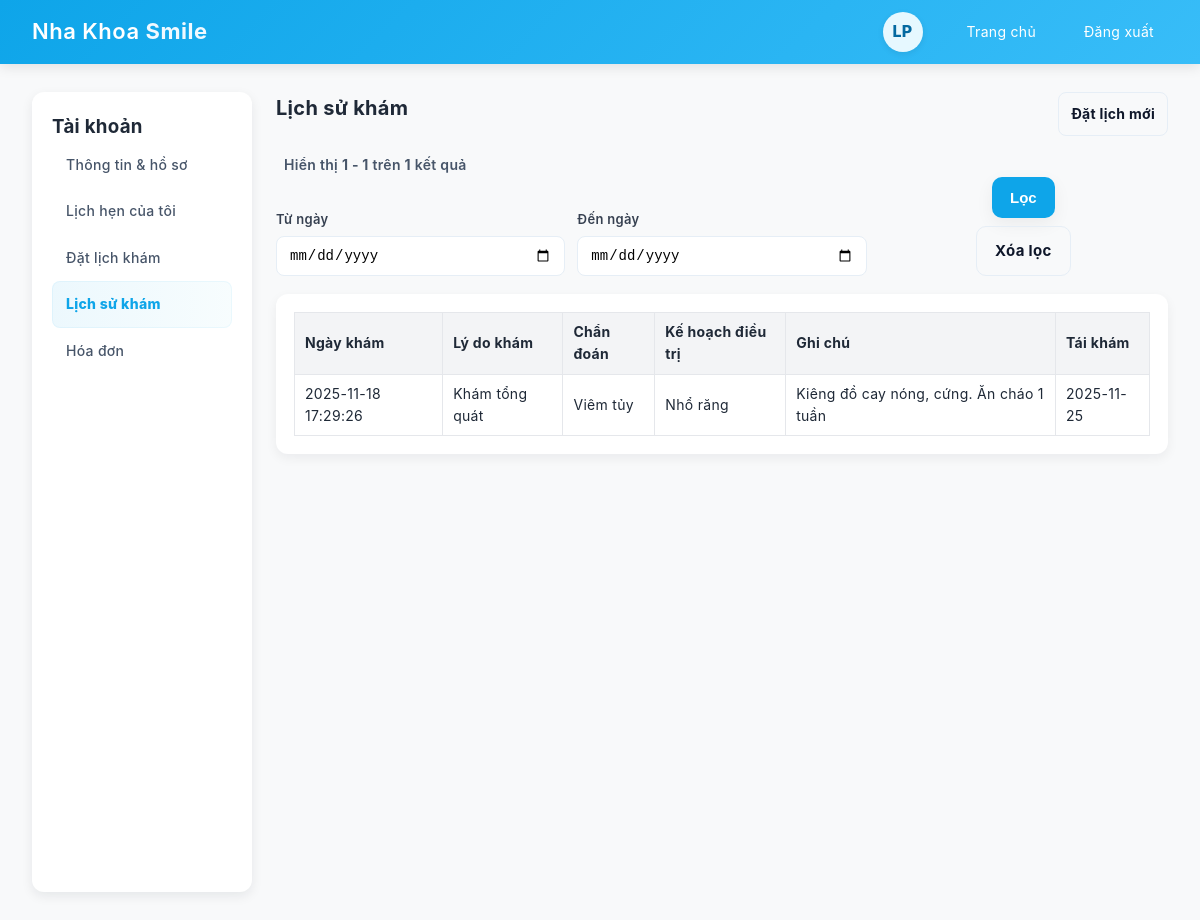
The app's page /index.php?controller=patient&action=history (signed in) with its own data.
### tables this page shows
CREATE TABLE `users` (
  `user_id` int(11) NOT NULL,
  `username` varchar(50) NOT NULL,
  `password_hash` varchar(255) NOT NULL,
  `full_name` varchar(100) NOT NULL,
  `phone` varchar(20) DEFAULT NULL,
  `email` varchar(100) DEFAULT NULL,
  `role` enum('admin','receptionist','doctor','patient') NOT NULL,
  `status` tinyint(1) NOT NULL DEFAULT 1,
  `created_at` datetime NOT NULL DEFAULT current_timestamp(),
  `updated_at` datetime DEFAULT NULL ON UPDATE current_timestamp()
);

CREATE TABLE `medical_records` (
  `record_id` int(11) NOT NULL,
  `appointment_id` int(11) NOT NULL,
  `patient_id` int(11) NOT NULL,
  `doctor_id` int(11) NOT NULL,
  `visit_date` datetime NOT NULL,
  `chief_complaint` varchar(255) DEFAULT NULL,
  `clinical_note` text DEFAULT NULL,
  `diagnosis` varchar(255) DEFAULT NULL,
  `treatment_plan` text DEFAULT NULL,
  `extra_note` text DEFAULT NULL,
  `suggested_next_visit` date DEFAULT NULL,
  `created_at` datetime NOT NULL DEFAULT current_timestamp(),
  `updated_at` datetime DEFAULT NULL ON UPDATE current_timestamp()
);

### controllers/PatientController.php (called while the page is built, shortened)
<?php
require_once __DIR__ . '/../models/User.php';
class PatientController
{
    public function history()
    {
        $userId  = $_SESSION['user_id'];
        $user    = User::findById($userId);
        $patient = Patient::findByUserId($userId);
        $patientId = $patient['patient_id'];
        $fromDate = $_GET['from_date'] ?? '';
        $toDate   = $_GET['to_date'] ?? '';
        $page     = isset($_GET['page']) ? max(1, (int)$_GET['page']) : 1;
        $pageSize = 10;
        $pdo = getPDO();
        $where  = "patient_id = :pid";
        $params = ['pid' => $patientId];
        $sqlCount = "SELECT COUNT(*) FROM medical_records WHERE $where";
        $stmt = $pdo->prepare($sqlCount);
        foreach ($params as $k => $v) {
            $stmt->bindValue(':' . $k, $v);
        }
        $stmt->execute();
        $totalRows  = (int)$stmt->fetchColumn();
        $offset = ($page - 1) * $pageSize;
        $sqlData = "SELECT *
                    FROM medical_records
                    WHERE $where
                    ORDER BY visit_date DESC, record_id DESC
                    LIMIT :limit OFFSET :offset";
        $stmt = $pdo->prepare($sqlData);
        foreach ($params as $k => $v) {
            $stmt->bindValue(':' . $k, $v);
        }
        $stmt->bindValue(':limit',  $pageSize, PDO::PARAM_INT);
        $stmt->bindValue(':offset', $offset,   PDO::PARAM_INT);
        $stmt->execute();
        $records = $stmt->fetchAll();
        $view      = __DIR__ . '/../views/patient/history.php';
        $fromDateView = $fromDate;
        $toDateView   = $toDate;
        $totalItems   = $totalRows;
        $startItem    = $totalRows > 0 ? ($offset + 1) : 0;
        $endItem      = $totalRows > 0 ? min($totalRows, $offset + $pageSize) : 0;
        include __DIR__ . '/../views/layouts/patient_layout.php';
    }
}

### index.php (called while the page is built, shortened)
<?php
$actionName     = isset($_GET['action']) ? $_GET['action'] : 'index';
$controller = new $className();
$controller->$actionName();

### models/User.php (called while the page is built, shortened)
<?php
class User
{
    public static function findById($userId)
    {
        $pdo = getPDO();
        $stmt = $pdo->prepare("SELECT * FROM users WHERE user_id = ?");
        $stmt->execute([$userId]);
        return $stmt->fetch();
    }
}

### views/patient/history.php (the view, shortened to what this page needs)
<section class="patient-history">
    <div class="section-header">
        <h2>Lịch sử khám</h2>
        <div class="section-actions">
            <a href="index.php?controller=patient&action=booking" class="btn-secondary">Đặt lịch mới</a>
        </div>
    </div>
    <?php if (!empty($totalItems)): ?>
        <div class="result-meta">Hiển thị <strong><?= $startItem ?> - <?= $endItem ?></strong> trên <strong><?= $totalItems ?></strong> kết quả</div>
    <?php endif; ?>
    <form method="get" action="index.php" class="filter-form">
        <div class="filter-row">
            <div>
                <label>Từ ngày</label>
                <input type="date" name="from_date"
                    value="<?= htmlspecialchars($fromDateView ?? '') ?>">
            </div>
            <div>
                <label>Đến ngày</label>
                <input type="date" name="to_date"
                    value="<?= htmlspecialchars($toDateView ?? '') ?>">
            </div>
            <div class="filter-actions">
                <button type="submit" class="btn-primary btn-large">Lọc</button>
                <a href="index.php?controller=patient&action=history" class="btn-secondary btn-large">Xóa lọc</a>
            </div>
        </div>
    </form>
    <?php if (empty($records)): ?>
        <div class="empty-state">
            <p class="empty-title">Bạn chưa có lịch sử khám</p>
            <p class="empty-desc">Sau khi khám, hồ sơ và chẩn đoán sẽ được lưu tại đây.</p>
            <a href="index.php?controller=patient&action=booking" class="btn-primary">Đặt lịch khám</a>
        </div>
    <?php else: ?>
        <div class="table-card">
            <table class="history-table">
                <thead>
                    <tr>
                        <th>Ngày khám</th>
                        <th>Lý do khám</th>
                        <th>Chẩn đoán</th>
                        <th>Kế hoạch điều trị</th>
                        <th>Ghi chú</th>
                        <th>Tái khám</th>
                    </tr>
                </thead>
                <tbody>
                    <?php foreach ($records as $r): ?>
                        <tr>
                            <td><?= htmlspecialchars($r['visit_date'] ?? '') ?></td>
                            <td><?= htmlspecialchars($r['chief_complaint'] ?? '') ?></td>
                            <td><?= htmlspecialchars($r['diagnosis'] ?? '') ?></td>
                            <td><?= htmlspecialchars($r['treatment_plan'] ?? '') ?></td>
                            <td><?= htmlspecialchars($r['extra_note'] ?? '') ?></td>
                            <td><?= htmlspecialchars($r['suggested_next_visit'] ?? '') ?></td>
                        </tr>
                    <?php endforeach; ?>
                </tbody>
            </table>
        </div>
    <?php endif; ?>
</section>

### views/layouts/patient_layout.php (shortened to what this page needs)
<!DOCTYPE html>
<html lang="vi">
<head>
    <link rel="stylesheet" href="/dental_clinic/public/css/public.css?v=<?= filemtime(__DIR__ . '/../../public/css/public.css') ?>">
    <link rel="stylesheet" href="/dental_clinic/public/css/patient.css?v=<?= filemtime(__DIR__ . '/../../public/css/patient.css') ?>">
</head>
<body>
    <?php
    $currentAction = $_GET['action'] ?? 'dashboard';
    $displayName = htmlspecialchars($user['full_name'] ?? $user['username'] ?? 'User');
    $initials = '';
    if (!empty($user['full_name'])) {
        $parts = preg_split('/\s+/', trim($user['full_name']));
        $initials = strtoupper(substr(end($parts), 0, 1) . (isset($parts[0]) ? substr($parts[0], 0, 1) : ''));
    } else {
        $initials = strtoupper(substr($user['username'] ?? 'U', 0, 1));
    }
    ?>
    <header class="patient-header">
        <div class="ph-left">
            <span class="logo">Nha Khoa <strong>Smile</strong></span>
        </div>
        <div class="ph-right">
            <span class="ph-avatar" title="<?= $displayName ?>"><?= htmlspecialchars($initials) ?></span>
            <a href="index.php" class="ph-link">Trang chủ</a>
            <a href="index.php?controller=auth&action=login" class="ph-link">Đăng xuất</a>
        </div>
    </header>
    <div class="patient-layout">
        <aside class="patient-sidebar">
            <h3>Tài khoản</h3>
            <ul>
                <li><a href="index.php?controller=patient&action=dashboard" class="<?= $currentAction === 'dashboard' ? 'active' : '' ?>">Thông tin & hồ sơ</a></li>
                <li><a href="index.php?controller=patient&action=appointments" class="<?= $currentAction === 'appointments' ? 'active' : '' ?>">Lịch hẹn của tôi</a></li>
                <li><a href="index.php?controller=patient&action=booking" class="<?= $currentAction === 'booking' ? 'active' : '' ?>">Đặt lịch khám</a></li>
                <li><a href="index.php?controller=patient&action=history" class="<?= $currentAction === 'history' ? 'active' : '' ?>">Lịch sử khám</a></li>
                <li><a href="index.php?controller=patient&action=invoices" class="<?= $currentAction === 'invoices' ? 'active' : '' ?>">Hóa đơn</a></li>
            </ul>
        </aside>
        <main class="patient-main">
            <?php if (isset($view)) include $view; ?>
        </main>
    </div>
</body>
</html>

### public/css/public.css (style rules this page uses)
* { margin: 0; padding: 0; box-sizing: border-box; }
body { margin: 0; font-family: 'Segoe UI', Tahoma, Geneva, Verdana, sans-serif; background: #f8f9fa; color: #2d3748; line-height: 1.6; }
.logo { font-weight: 800; font-size: 24px; letter-spacing: -0.5px; }
.btn-primary, .btn-secondary { display: inline-block; padding: 12px 24px; border-radius: 8px; border: none; cursor: pointer; text-decoration: none; font-size: 14px; font-weight: 600; transition: all 0.3s ease; }
.btn-large { padding: 14px 32px; font-size: 15px; }
.btn-primary { background: #0ea5e9; color: white; }
.btn-secondary { background: #e2e8f0; color: #2d3748; border: 2px solid #cbd5e1; }
:root { --primary: #0ea5e9; --primary-600: #0284c7; --accent: #06b6d4; --muted: #6b7280; --text: #0f172a; --bg: #f7fafc; --surface: #ffffff; --border: #e6edf3; --radius: 12px; --shadow-sm: 0 6px 18px rgba(2,6,23,0.06); }
* { box-sizing: border-box; }
html, body { height: 100%; }
body { margin: 0; font-family: -apple-system, BlinkMacSystemFont, 'Segoe UI', 'Roboto', 'Oxygen', 'Ubuntu', 'Cantarell', 'Fira Sans', 'Droid Sans', 'Helvetica Neue', sans-serif; background: var(--bg); color: var(--text); -webkit-font-smoothing: antialiased; -moz-osx-font-smoothing: grayscale; line-height: 1.5; font-weight: 400; letter-spacing: 0.3px; }
.logo { font-weight: 800; font-size: 20px; letter-spacing: -0.4px; }
.btn-primary, .btn-secondary { display:inline-block; padding:10px 18px; border-radius:10px; text-decoration:none; font-weight:700; cursor:pointer; }
.btn-primary { background: linear-gradient(180deg,var(--primary),var(--primary-600)); color:#fff; border:none; box-shadow:var(--shadow-sm); }
.btn-secondary { background:transparent; border:1px solid var(--border); color:var(--muted); }
.btn-large { padding:12px 28px; }

### records on screen
users: full_name "LP"
medical_records: visit_date "2025-11-18 17:29:26", chief_complaint "Khám tổng quát", diagnosis "Viêm tủy", treatment_plan "Nhổ răng", extra_note "Kiêng đồ cay nóng, cứng. Ăn cháo 1 tuần", suggested_next_visit "2025-11-25"

### other values on screen
$startItem "1"
$endItem "1"
$totalItems "1"
